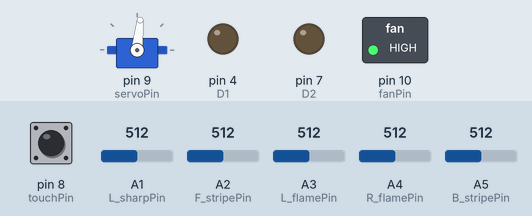
Recording of a sketch running on a simulated Arduino Uno, built with avr-gcc and run on an emulated ATmega328P. On the bench: servo, switched loads named in the sketch (green lamp = pin HIGH), output pins drawn as LEDs (lit = HIGH). The inputs (shaded band) are chosen by the test bench; at power-on: A3 (L_flamePin) = 512, pin 8 (touchPin) LOW, A1 (L_sharpPin) = 512, A2 (F_stripePin) = 512, A4 (R_flamePin) = 512, A5 (B_stripePin) = 512. Pins used as bus, display or sensor lines are not drawn.

Above: at 2.2 s.
2.3 s: A3 (L_flamePin) set to 716
At 4.73 s:
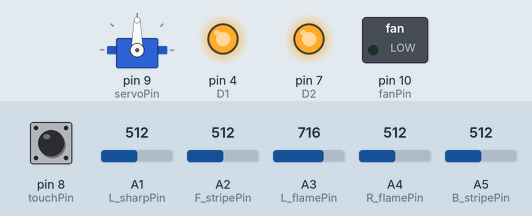
At 9.1 s:
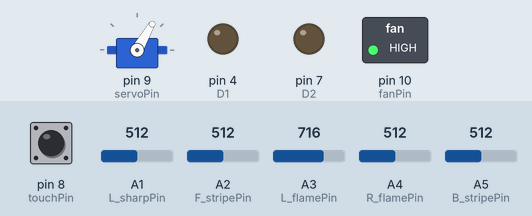
Timing chart, 0 to 17.3 s (numbered marks = the images above; inputs shaded):
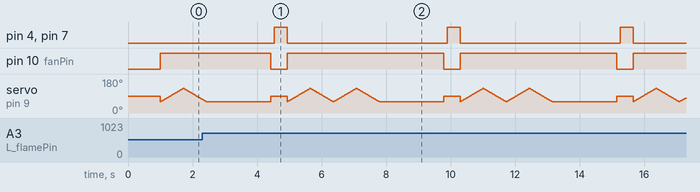

The sketch:

sharpSensor.ino
```cpp
// IMPORT LIBRARIES
#include <Servo.h>
bool runOnce = false;
bool turned = false;


// ANALOG PORTS --------------------------------------------------------------------------

// sharp sensor pins and global variables
int R_sharpPin = 0;
int distanceL = analogRead(R_sharpPin);
int L_sharpPin = 1;
int distanceR = analogRead(L_sharpPin);

const int closeThreshold = 225;
const int farThreshold = 200;


// stripe sensor pins and global variables
int B_stripePin = 5;
int B_stripeReading = analogRead(B_stripePin)*4;
int B_stripeThreshold = 900;
String B_color = "";

int F_stripePin = 2;
int F_stripeReading = analogRead(F_stripePin)*4;
int F_stripeThreshold = 1000;
String F_color = "";

int dir = 1;
int opposite = 0;
int circleCount = 0;
bool inRoom;


// flame sensor pins and global variables
int R_flamePin = 4;
int rFlame = analogRead(R_flamePin);
int L_flamePin = 3;
int lFlame = analogRead(L_flamePin);
int flameThreshold = 990;
int fireThreshold = 800;


// servos
Servo motorServo;


// DIGITAL PORTS --------------------------------------------------------------------------

// touch sensor pin and global variables
const int touchPin  = 8;
int touchState = digitalRead(touchPin);


// extinguishing mechanism pins
int fanPin = 10;
int servoPin = 9;


// motor pins and global variables
int S1 = 5;
int D1 = 4;
int S2 = 6;
int D2 = 7;

int forward = LOW;
int backward = HIGH;
int speed = 150;

// MOVEMENT FUNCTIONS --------------------------------------------------------------------------
// stop:
void stop() {
  analogWrite(S1, 0);
  analogWrite(S2, 0);
}


// move forward:
void mForward(int speed) {
  digitalWrite(D1, forward);
  digitalWrite(D2, forward);

  analogWrite(S1, speed);
  analogWrite(S2, speed);
}

// move backward:
void mBackward(int speed) {
  digitalWrite(D1, backward);
  digitalWrite(D2, backward);

  analogWrite(S1, speed);
  analogWrite(S2, speed);
}

// turn right:
void tRight(int speed) {
  analogWrite(S2, 0);
  digitalWrite(D1, forward);
  analogWrite(S1, speed);
}

// turn left:
void tLeft(int speed) {
  analogWrite(S1, 0);
  digitalWrite(D2, forward);
  analogWrite(S2, speed);
}


// SENSOR FUNCTIONS --------------------------------------------------------------------------

//touch sensor function!
void touch(){
  touchState = digitalRead(touchPin);   //read the state of the touch sensor
  if (touchState == HIGH) {             // if touchstate is high, sensor hasn;t been activated keep moving forward
    mForward(speed);
  } else if (touchState == LOW) {       // if touchstate is low, sensor has been activated so move backward a bit
    mBackward(speed);
    delay(400);
  }
}

// wall following function:
// parameters: direction (takes in an initial direction value that tells the robot which wall to start following based on the hallway it starts in)
void wallFollowing(int direction){      //
  if (direction == 0){                  // left wall following:
    distanceL = analogRead(R_sharpPin);
    if (distanceL < 125){               // if robot is too far from the wall, turn left a little to stay on the left wall
      tLeft(speed);
      delay(100);
      mForward(75);
      delay(75);
   } else {
     mForward(speed);
    }

    if (distanceL > 200) {              // if robot is too close to the wall, turn right a little to not bump into the wall
      tRight(speed);
      delay(100);
    } else {
     mForward(speed);
    }
    touch();
                                        // run touch sensor code in case robot hits the wall
  } else if (direction == 1){           // right wall following:
    distanceR = analogRead(L_sharpPin);
    if (distanceR < farThreshold){      // if robot is too far from the wall, turn right a little to stay on the left wall
      tRight(speed);
      delay(100);
      mForward(75);
      delay(75);
    } else {
      mForward(speed);
    }

    if (distanceR > closeThreshold) {   // if robot is too close to the wall, turn left a little to not bump into the wall
      tLeft(speed);
      delay(100);
    } else {
      mForward(speed);
    }
    touch();
                                        // run touch sensor code in case robot hits the wall
  }
}


// stripe sensor code:
void stripe(){
  B_stripeReading = analogRead(B_stripePin)*4;    // becuase the difference between whit enad black readings is too small, multiply the reading value by 4 to ensure a big enough difference between the readings
  F_stripeReading = analogRead(F_stripePin)*4;

  if (B_stripeReading < B_stripeThreshold){       // if the behind stripe sensor is less than the threshold, it outputs white as the color
    B_color = "WHITE";
  } else {                                        // if not, the output color is black
    B_color = "BLACK";
  }

  if (F_stripeReading < F_stripeThreshold){       // if the front stripe sensor is less than the threshold, it outputs white as the color
    F_color = "WHITE";
  } else {                                        // if not, the output color is black
    F_color = "BLACK";
  }

  // if both front and back stripe sensors output white, the robot is on the circle.
  if (F_color.equals(B_color) && B_color.equals("WHITE")){
    circleCount++;
  }
}

// servos back and forth function
void servoTurn(){
  for (int angle = 60; angle <= 130; angle += 1) {
    motorServo.write(angle);
    delay(10);
  }

  for (int angle = 130; angle >= 60; angle -= 1) {
    motorServo.write(angle);
    delay(10);
  }
}


// flame sensor:
void flame(){
  lFlame = analogRead(L_flamePin);          // left flame reading
  rFlame = analogRead(R_flamePin);          // right flame reading

if (lFlame < 965 || rFlame < 975){          // if  the left or right flame reading are less than a threshold, than robot moves forward, stops, and the fan turns on and moves back and forth
    mForward(35);
    stop();
    digitalWrite(fanPin, HIGH);
    servoTurn();
    if (lFlame < rFlame){                   // if the left reading is higher than the right reading, the robot turns left
      tLeft(100);
      if (lFlame < 935 && rFlame < 965){    // if the robot gets too close, the it stops so the robot doesn't get burned
        stop();
        servoTurn();
      }
    } else if (rFlame < lFlame){            // if the right reading is higher than the right reading, the robot turns left
      tRight(100);
      if (lFlame < 935 && rFlame < 965){    // if the robot gets too close, the it stops so the robot doesn't get burned
        stop();
        servoTurn();
      }
    }
    delay(2000);
  }
  motorServo.write(90);                     // after the flame is put out, the fan turns of and the servos stop oscilating.
  digitalWrite(fanPin, LOW);
}


//-------------------------------------------------------------
void setup() {
  motorServo.attach(servoPin);

// Setting Pin Modes INPUT
  // digital ports
  pinMode(touchPin, INPUT);
  // analog ports
  pinMode(L_sharpPin, INPUT);
  pinMode(R_sharpPin, INPUT);
  pinMode(L_flamePin, INPUT);
  pinMode(R_flamePin, INPUT);
  pinMode(F_stripePin, INPUT);
  pinMode(B_stripePin, INPUT);


// Setting Pin Modes OUTPUT
  // digital ports
  pinMode(fanPin, OUTPUT);
  // analog ports
  pinMode(S1, OUTPUT);
  pinMode(D1, OUTPUT);
  pinMode(S2, OUTPUT);
  pinMode(D2, OUTPUT);

  Serial.begin(9600);

  // take initial sharp sensor readings
  distanceR = analogRead(L_sharpPin);
  distanceL = analogRead(R_sharpPin);


  // if wall is on right start right wall following, if wall is on left start left wall following
  if (distanceR > closeThreshold) {
    dir = 1;
    opposite = 0;
  } else if (distanceL > 185 ) {
    dir = 0;
    opposite = 1;
  }
  //move forward for 1 sec to get off the circle
  mForward(150);
  delay(1000);

}


void loop() {
  stripe();                        // run stripe sensor code
  flame();                         // run flame sensor code

  // if the robot hasn;t passed the circle yet, start the initial wall following
  if (circleCount == 0){
    wallFollowing(dir);
  }

  // if the circle has been passed, wall follow in the opposite direction
  if(circleCount != 0){
    if (runOnce == false){         // run the following only once:
      mBackward(150);              // move backward slightly to not get stuck in the corner
      delay(250);
      if (dir == 1){               // if robot strts right wall following turn left a bit to get into the floating room
        tLeft(100);
        delay(400);
      } else if (dir == 0){        // if robot starts left following, turn rught and move forward a bit
        tRight(100);
        delay(400);
        mForward(100);
        delay(400);
      }
      runOnce = true;              // run once is true now becuase it has been run once
    }
    wallFollowing(opposite);        // when the circle has been passed, start wall following in the opposite direction
  }
}
```

Measured:
- after the input at 2.3 s, pin 4 (D1), pin 7 (D2): alternates HIGH for 0.40 s and LOW for 5.0 s, starting after 7.6 s; pin 10 (fanPin): alternates HIGH for 4.9 s and LOW for 0.50 s, starting after 7.5 s
- by itself, servo on pin 9 (servoPin): moves between 60° and 130°, repeating every 5.4 s
